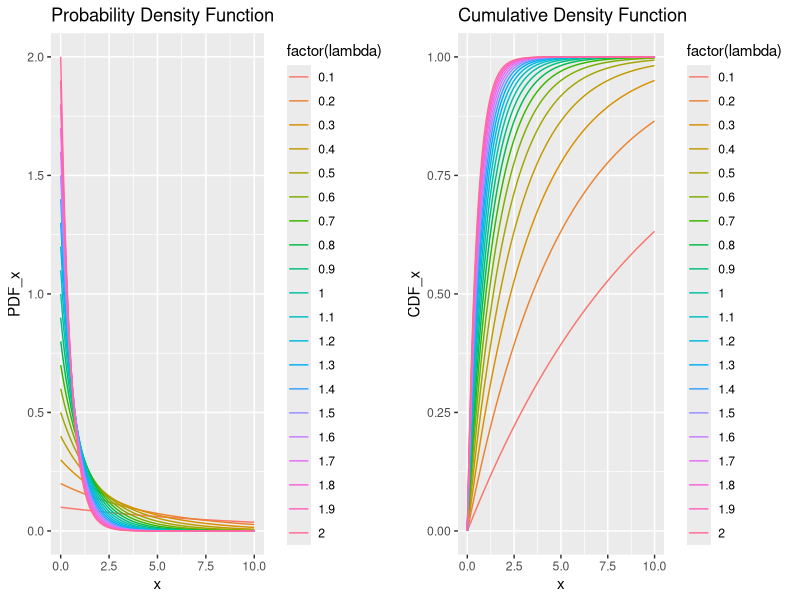
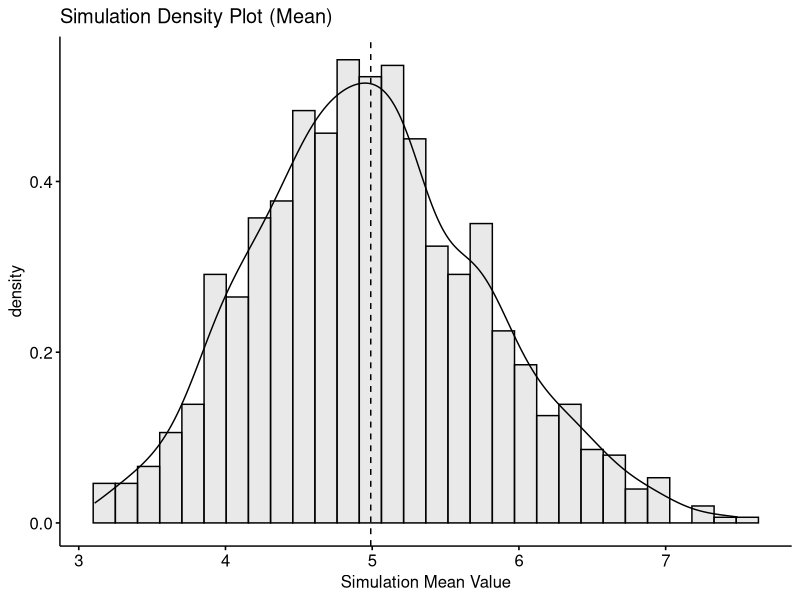
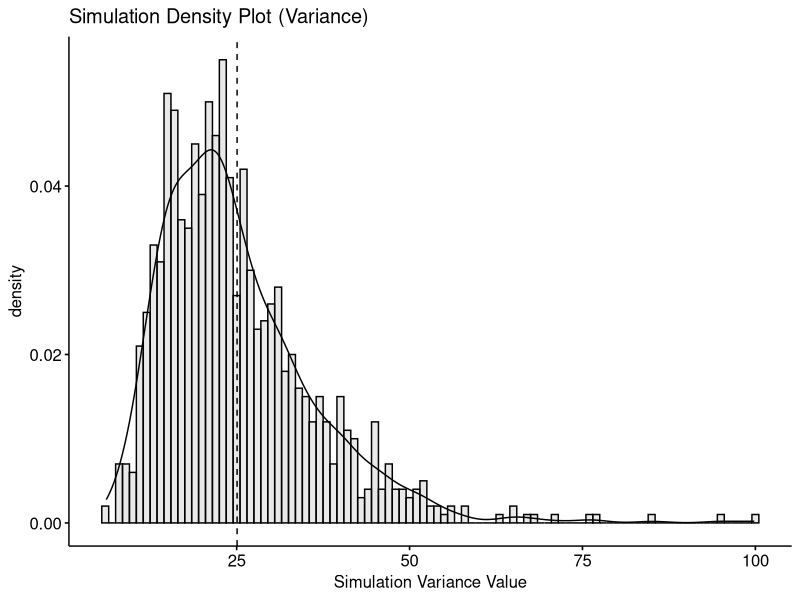

Write R code to recreate these figures, in order. (Note: this script raises an error after producing the figures.)
## ---- chunk 1
knitr::opts_chunk$set(echo = TRUE)
library(dplyr)
library(data.table)
library(ggplot2)
library(ggpubr)

## ---- chunk 2
# Plot Theoretical Exponential Distribution PDF/CDF:
lambda.test = seq(from=0.1, to=2, by=0.1) # Define lambdas to be plotted (groups)
domain = seq(from=0, to=10, by=0.1) # Define the domain and granularity of the plot

# Define a data frame for plotting: 
fig.data <- data.frame(
  x = rep(domain, each=length(lambda.test)), # Make x/lambda same size
  lambda = rep(lambda.test, times=length(domain))
) %>% group_by(lambda) %>% mutate(
  PDF_x = lambda*exp(1)^-(lambda*x), # Define Theoretical Probability Density Function
  CDF_x = 1-exp(1)^-(lambda*x) # Define Theoretical Cumulative Density Function
)

pdf <- ggplot(data=fig.data, aes(x=x, y=PDF_x, group=lambda, color=factor(lambda))) +
  geom_line() + ggtitle("Probability Density Function")

cdf <- ggplot(data=fig.data, aes(x=x, y=CDF_x, group=lambda, color=factor(lambda))) +
  geom_line() + ggtitle("Cumulative Density Function")

ggpubr::ggarrange(pdf, cdf,ncol=2, nrow=1)

## ---- chunk 3
# Set seed for reproducibility: 
set.seed(1)
# Define parameters for simulation: 
lambda <- 0.2; n <- 40; num.sims <- 1000;
# Run simulations
sim <- as.data.frame(replicate(num.sims, rexp(n,lambda)))
# Determine the mean/variance for each of the simulations: 
sim.mean <- data.frame(value = unlist(lapply(sim, mean), use.names=F))
sim.var <- data.frame(value = unlist(lapply(sim, var), use.names=F))
## ---- chunk 4
gghistogram(sim.mean, x="value", y="..density..", binwdith=0.2, add="mean", add_density=T, fill="lightgray") +
  ggtitle("Simulation Density Plot (Mean)") + xlab("Simulation Mean Value")

## ---- chunk 5
mean(sim.mean$value)
## ---- chunk 6
gghistogram(sim.var, x="value", y="..density..", binwidth=1, add="mean", add_density=T, fill="lightgray") +
  ggtitle("Simulation Density Plot (Variance)") + xlab("Simulation Variance Value")
## ---- chunk 7
mean(sim.var$value)
## ---- chunk 8
xbar <- sim.mean$value # Sample mean for 1000 simulations
mu <- 5 # Known theoretical mean for exponential dist. with lambda=0.2
sigma <- sqrt(sim.var$value) # Standard Deviation is sqrt of variance
n <- 40 # 40 observations for each sample

t <- data.frame(value=(xbar-mu)/(sigma/sqrt(n))) # t-statistic for each simulation
## ---- chunk 9
qplot(t$value, geom = "blank") +
  geom_histogram(aes(y = ..density..), binwidth=0.1, col=I('black'),fill=I('grey')) +
  stat_density(geom = "line", aes(colour = "Simulation"), size=1.25) +
  stat_function(fun = dnorm, n=1000, args=list(mean=0, sd=1), aes(colour = "Normal"),size=1.25) +
  geom_vline(xintercept=0, col="green",size=1.25,linetype="dashed") +
  geom_vline(xintercept=mean(t$value), col="red",size=1.25,linetype="dashed") +
  scale_colour_manual(name = "",
                      values = c("red", "green"),
                      breaks = c("Simulation", "Normal"),
                      labels = c("Simulation", "Normal")) +
  ggtitle("Simulation Density Plot (T-statistic)") +
  xlab("Simulation t-statistic Value") +
  ylab("Probability Density") +
  theme(legend.position = "bottom", legend.direction = "horizontal")

